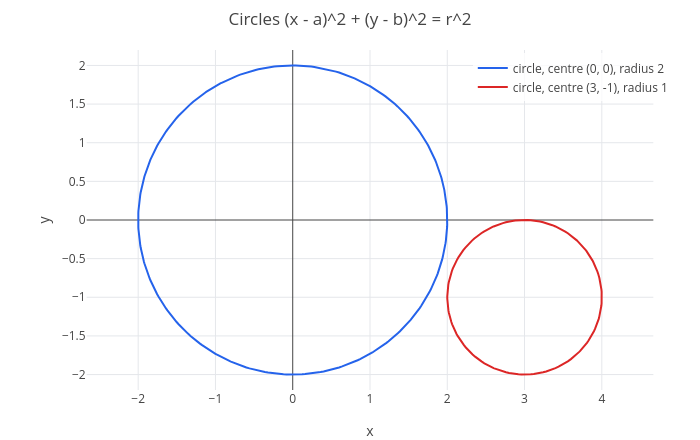

Notebook code cell kept with this figure:
### Markdown cell above
## 2. Curves given by an equation

The circle with centre $(a, b)$ and radius $r$ is the set of points at distance $r$ from the centre:

$$(x - a)^2 + (y - b)^2 = r^2.$$

This equation does not say "$y = $ something", so `plot` cannot draw it. `implicitplot` can. Its arguments:

```
implicitplot(equation, x, x0, x1, y, y0, y1)
```

* **equation**: the curve, written with `==` (or an expression $F$, meaning $F = 0$);
* **x, x0, x1**: the horizontal variable and the window from $x_0$ to $x_1$;
* **y, y0, y1**: the vertical variable and the window from $y_0$ to $y_1$.

Galileo computes the difference of the two sides on a 200 × 200 grid of points in the window and traces the curve where
the sign changes. Both axes use the same scale, so circles look round. A list of equations draws several curves.

### Code cell
p = implicitplot([x^2 + y^2 == 4, (x - 3)^2 + (y + 1)^2 == 1], x, -3, 5, y, -3, 3);
p = legend(p, "circle, centre (0, 0), radius 2", "circle, centre (3, -1), radius 1");
labels(title(p, "Circles (x - a)^2 + (y - b)^2 = r^2"), "x", "y")

### Figure 1 — Plotly figure (JSON) as saved in the notebook; plotly's stock layout.template omitted (floating-point values rounded to 4 significant figures; data arrays with more than 128 entries replaced by an {"elided": "..."} marker saying what was removed)
{"data": [{"line": {"color": "#2563eb", "width": 2}, "mode": "lines", "name": "circle, centre (0, 0), radius 2", "type": "scatter", "x": {"elided": "474 float values"}, "y": {"elided": "474 float values"}}, {"line": {"color": "#dc2626", "width": 2}, "mode": "lines", "name": "circle, centre (3, -1), radius 1", "type": "scatter", "x": {"elided": "236 float values"}, "y": {"elided": "236 float values"}}], "layout": {"height": 440, "legend": {"bgcolor": "rgba(255,255,255,0.8)", "x": 0.99, "xanchor": "right", "y": 0.99, "yanchor": "top"}, "margin": {"b": 50, "l": 60, "r": 20, "t": 50}, "showlegend": true, "title": {"text": "Circles (x - a)^2 + (y - b)^2 = r^2"}, "width": 700, "xaxis": {"constrain": "domain", "range": [-2.667, 4.667], "title": {"text": "x"}, "zeroline": true}, "yaxis": {"constrain": "domain", "range": [-2.2, 2.2], "scaleanchor": "x", "scaleratio": 1, "title": {"text": "y"}, "zeroline": true}}}
